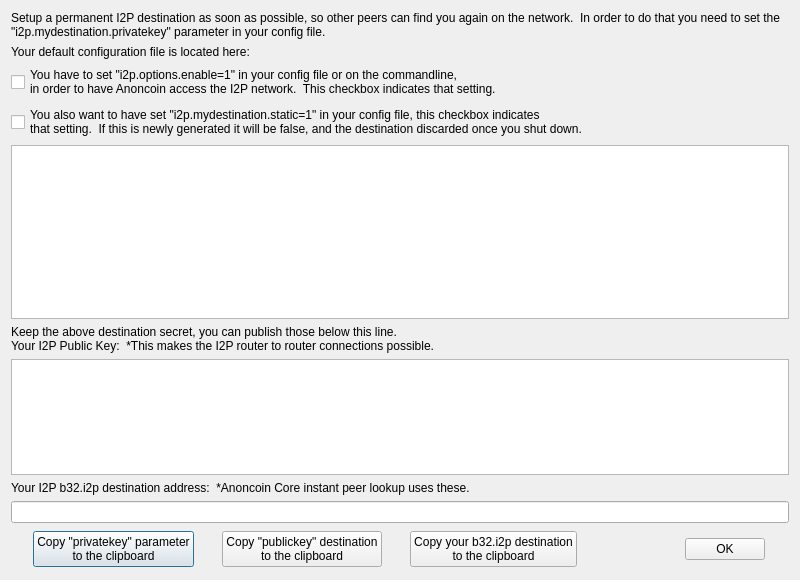
<?xml version="1.0" encoding="UTF-8"?>
<ui version="4.0">
 <class>ShowI2PAddresses</class>
 <widget class="QDialog" name="ShowI2PAddresses">
  <property name="geometry">
   <rect>
    <x>0</x>
    <y>0</y>
    <width>800</width>
    <height>580</height>
   </rect>
  </property>
  <property name="minimumSize">
   <size>
    <width>640</width>
    <height>450</height>
   </size>
  </property>
  <property name="windowTitle">
   <string>Private I2P Destination Details</string>
  </property>
  <layout class="QVBoxLayout" name="verticalLayout">
   <item>
    <widget class="QLabel" name="label">
     <property name="text">
      <string>Setup a permanent I2P destination as soon as possible, so other peers can find you again on the network.  In order to do that you need to set the &quot;i2p.mydestination.privatekey&quot; parameter in your config file.</string>
     </property>
     <property name="wordWrap">
      <bool>true</bool>
     </property>
    </widget>
   </item>
   <item>
    <widget class="QLabel" name="configText">
     <property name="text">
      <string>Your default configuration file is located here: </string>
     </property>
     <property name="wordWrap">
      <bool>true</bool>
     </property>
    </widget>
   </item>
   <item>
    <widget class="QCheckBox" name="enableI2pBox">
     <property name="mouseTracking">
      <bool>false</bool>
     </property>
     <property name="focusPolicy">
      <enum>Qt::NoFocus</enum>
     </property>
     <property name="text">
      <string>You have to set &quot;i2p.options.enable=1&quot; in your config file or on the commandline,
in order to have Anoncoin access the I2P network.  This checkbox indicates that setting.</string>
     </property>
    </widget>
   </item>
   <item>
    <widget class="QCheckBox" name="staticI2pBox">
     <property name="focusPolicy">
      <enum>Qt::NoFocus</enum>
     </property>
     <property name="text">
      <string>You also want to have set &quot;i2p.mydestination.static=1&quot; in your config file, this checkbox indicates
that setting.  If this is newly generated it will be false, and the destination discarded once you shut down.</string>
     </property>
    </widget>
   </item>
   <item>
    <widget class="QTextEdit" name="privText">
     <property name="sizePolicy">
      <sizepolicy hsizetype="Expanding" vsizetype="Expanding">
       <horstretch>0</horstretch>
       <verstretch>3</verstretch>
      </sizepolicy>
     </property>
     <property name="acceptDrops">
      <bool>false</bool>
     </property>
     <property name="readOnly">
      <bool>true</bool>
     </property>
    </widget>
   </item>
   <item>
    <widget class="QLabel" name="label_4">
     <property name="text">
      <string>Keep the above destination secret, you can publish those below this line.
Your I2P Public Key:  *This makes the I2P router to router connections possible.</string>
     </property>
    </widget>
   </item>
   <item>
    <widget class="QPlainTextEdit" name="pubText">
     <property name="sizePolicy">
      <sizepolicy hsizetype="Expanding" vsizetype="Expanding">
       <horstretch>0</horstretch>
       <verstretch>2</verstretch>
      </sizepolicy>
     </property>
     <property name="acceptDrops">
      <bool>false</bool>
     </property>
     <property name="readOnly">
      <bool>true</bool>
     </property>
    </widget>
   </item>
   <item>
    <widget class="QLabel" name="label_5">
     <property name="text">
      <string>Your I2P b32.i2p destination address:  *Anoncoin Core instant peer lookup uses these.</string>
     </property>
    </widget>
   </item>
   <item>
    <widget class="QLineEdit" name="b32Line">
     <property name="acceptDrops">
      <bool>false</bool>
     </property>
     <property name="readOnly">
      <bool>true</bool>
     </property>
    </widget>
   </item>
   <item>
    <layout class="QHBoxLayout" name="horizontalLayout">
     <item>
      <widget class="QPushButton" name="privButton">
       <property name="sizePolicy">
        <sizepolicy hsizetype="Maximum" vsizetype="Fixed">
         <horstretch>0</horstretch>
         <verstretch>0</verstretch>
        </sizepolicy>
       </property>
       <property name="text">
        <string>Copy &quot;privatekey&quot; parameter
to the clipboard</string>
       </property>
       <property name="autoDefault">
        <bool>false</bool>
       </property>
       <property name="default">
        <bool>true</bool>
       </property>
      </widget>
     </item>
     <item>
      <widget class="QPushButton" name="pubButton">
       <property name="sizePolicy">
        <sizepolicy hsizetype="Maximum" vsizetype="Fixed">
         <horstretch>0</horstretch>
         <verstretch>0</verstretch>
        </sizepolicy>
       </property>
       <property name="text">
        <string>Copy &quot;publickey&quot; destination
to the clipboard</string>
       </property>
       <property name="autoDefault">
        <bool>false</bool>
       </property>
      </widget>
     </item>
     <item>
      <widget class="QPushButton" name="b32Button">
       <property name="sizePolicy">
        <sizepolicy hsizetype="Maximum" vsizetype="Fixed">
         <horstretch>0</horstretch>
         <verstretch>0</verstretch>
        </sizepolicy>
       </property>
       <property name="text">
        <string>Copy your b32.i2p destination
to the clipboard</string>
       </property>
       <property name="autoDefault">
        <bool>false</bool>
       </property>
      </widget>
     </item>
     <item>
      <spacer name="verticalSpacer">
       <property name="orientation">
        <enum>Qt::Vertical</enum>
       </property>
       <property name="sizeHint" stdset="0">
        <size>
         <width>80</width>
         <height>40</height>
        </size>
       </property>
      </spacer>
     </item>
     <item>
      <widget class="QPushButton" name="okButton">
       <property name="sizePolicy">
        <sizepolicy hsizetype="Maximum" vsizetype="Fixed">
         <horstretch>0</horstretch>
         <verstretch>0</verstretch>
        </sizepolicy>
       </property>
       <property name="text">
        <string>OK</string>
       </property>
       <property name="autoDefault">
        <bool>false</bool>
       </property>
      </widget>
     </item>
    </layout>
   </item>
  </layout>
 </widget>
 <tabstops>
  <tabstop>privButton</tabstop>
  <tabstop>pubButton</tabstop>
  <tabstop>b32Button</tabstop>
  <tabstop>okButton</tabstop>
  <tabstop>privText</tabstop>
  <tabstop>pubText</tabstop>
  <tabstop>b32Line</tabstop>
 </tabstops>
 <resources/>
 <connections/>
</ui>
